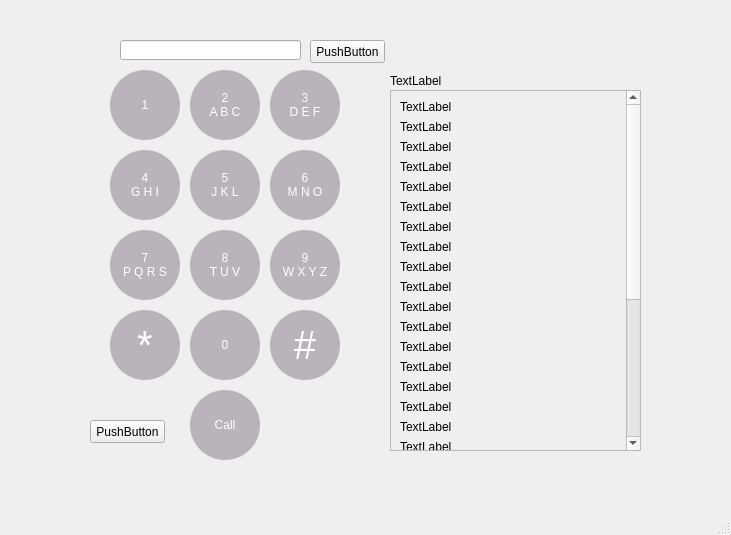
<?xml version="1.0" encoding="UTF-8"?>
<ui version="4.0">
 <class>MainWindow</class>
 <widget class="QMainWindow" name="MainWindow">
  <property name="geometry">
   <rect>
    <x>0</x>
    <y>0</y>
    <width>731</width>
    <height>535</height>
   </rect>
  </property>
  <property name="windowTitle">
   <string>MainWindow</string>
  </property>
  <widget class="QWidget" name="centralwidget">
   <widget class="QPushButton" name="button2">
    <property name="geometry">
     <rect>
      <x>190</x>
      <y>70</y>
      <width>70</width>
      <height>70</height>
     </rect>
    </property>
    <property name="styleSheet">
     <string notr="true">QPushButton

{
	background-color: rgb(187, 179, 188);
	border-radius: 35%;
	color:rgb(255, 255, 255);
}</string>
    </property>
    <property name="text">
     <string>2
A B C</string>
    </property>
   </widget>
   <widget class="QPushButton" name="button9">
    <property name="geometry">
     <rect>
      <x>270</x>
      <y>230</y>
      <width>70</width>
      <height>70</height>
     </rect>
    </property>
    <property name="styleSheet">
     <string notr="true">QPushButton

{
	background-color: rgb(187, 179, 188);
	border-radius: 35%;
	color:rgb(255, 255, 255);
}</string>
    </property>
    <property name="text">
     <string>9
W X Y Z</string>
    </property>
   </widget>
   <widget class="QPushButton" name="button8">
    <property name="geometry">
     <rect>
      <x>190</x>
      <y>230</y>
      <width>70</width>
      <height>70</height>
     </rect>
    </property>
    <property name="styleSheet">
     <string notr="true">QPushButton

{
	background-color: rgb(187, 179, 188);
	border-radius: 35%;
	color:rgb(255, 255, 255);
}</string>
    </property>
    <property name="text">
     <string>8
T U V</string>
    </property>
   </widget>
   <widget class="QPushButton" name="button7">
    <property name="geometry">
     <rect>
      <x>110</x>
      <y>230</y>
      <width>70</width>
      <height>70</height>
     </rect>
    </property>
    <property name="styleSheet">
     <string notr="true">QPushButton

{
	background-color: rgb(187, 179, 188);
	border-radius: 35%;
	color:rgb(255, 255, 255);
}</string>
    </property>
    <property name="text">
     <string>7
P Q R S</string>
    </property>
   </widget>
   <widget class="QPushButton" name="button6">
    <property name="geometry">
     <rect>
      <x>270</x>
      <y>150</y>
      <width>70</width>
      <height>70</height>
     </rect>
    </property>
    <property name="styleSheet">
     <string notr="true">QPushButton

{
	background-color: rgb(187, 179, 188);
	border-radius: 35%;
	color:rgb(255, 255, 255);
}</string>
    </property>
    <property name="text">
     <string>6
M N O</string>
    </property>
   </widget>
   <widget class="QPushButton" name="button5">
    <property name="geometry">
     <rect>
      <x>190</x>
      <y>150</y>
      <width>70</width>
      <height>70</height>
     </rect>
    </property>
    <property name="styleSheet">
     <string notr="true">QPushButton

{
	background-color: rgb(187, 179, 188);
	border-radius: 35%;
	color:rgb(255, 255, 255);
}</string>
    </property>
    <property name="text">
     <string>5
J K L</string>
    </property>
   </widget>
   <widget class="QPushButton" name="button4">
    <property name="geometry">
     <rect>
      <x>110</x>
      <y>150</y>
      <width>70</width>
      <height>70</height>
     </rect>
    </property>
    <property name="styleSheet">
     <string notr="true">QPushButton

{
	background-color: rgb(187, 179, 188);
	border-radius: 35%;
	color:rgb(255, 255, 255);
}</string>
    </property>
    <property name="text">
     <string>4
G H I</string>
    </property>
   </widget>
   <widget class="QPushButton" name="button3">
    <property name="geometry">
     <rect>
      <x>270</x>
      <y>70</y>
      <width>70</width>
      <height>70</height>
     </rect>
    </property>
    <property name="styleSheet">
     <string notr="true">QPushButton

{
	background-color: rgb(187, 179, 188);
	border-radius: 35%;
	color:rgb(255, 255, 255);
}</string>
    </property>
    <property name="text">
     <string>3
D E F</string>
    </property>
   </widget>
   <widget class="QPushButton" name="button1">
    <property name="geometry">
     <rect>
      <x>110</x>
      <y>70</y>
      <width>70</width>
      <height>70</height>
     </rect>
    </property>
    <property name="styleSheet">
     <string notr="true">QPushButton

{
	background-color: rgb(187, 179, 188);
	border-radius: 35%;
	color:rgb(255, 255, 255);
}</string>
    </property>
    <property name="text">
     <string>1</string>
    </property>
   </widget>
   <widget class="QPushButton" name="callbutton">
    <property name="geometry">
     <rect>
      <x>190</x>
      <y>390</y>
      <width>70</width>
      <height>70</height>
     </rect>
    </property>
    <property name="styleSheet">
     <string notr="true">QPushButton

{
	background-color: rgb(187, 179, 188);
	border-radius: 35%;
	color:rgb(255, 255, 255);
}</string>
    </property>
    <property name="text">
     <string>Call</string>
    </property>
   </widget>
   <widget class="QScrollArea" name="scrollArea">
    <property name="geometry">
     <rect>
      <x>390</x>
      <y>90</y>
      <width>251</width>
      <height>361</height>
     </rect>
    </property>
    <property name="widgetResizable">
     <bool>true</bool>
    </property>
    <widget class="QWidget" name="scrollAreaWidgetContents">
     <property name="geometry">
      <rect>
       <x>0</x>
       <y>-255</y>
       <width>232</width>
       <height>614</height>
      </rect>
     </property>
     <layout class="QGridLayout" name="gridLayout">
      <item row="7" column="0">
       <layout class="QVBoxLayout" name="verticalLayout">
        <item>
         <widget class="QLabel" name="label_3">
          <property name="text">
           <string>TextLabel</string>
          </property>
         </widget>
        </item>
        <item>
         <widget class="QLabel" name="label_4">
          <property name="text">
           <string>TextLabel</string>
          </property>
         </widget>
        </item>
        <item>
         <widget class="QLabel" name="label_13">
          <property name="text">
           <string>TextLabel</string>
          </property>
         </widget>
        </item>
        <item>
         <widget class="QLabel" name="label_9">
          <property name="text">
           <string>TextLabel</string>
          </property>
         </widget>
        </item>
        <item>
         <widget class="QLabel" name="label_11">
          <property name="text">
           <string>TextLabel</string>
          </property>
         </widget>
        </item>
        <item>
         <widget class="QLabel" name="label_10">
          <property name="text">
           <string>TextLabel</string>
          </property>
         </widget>
        </item>
        <item>
         <widget class="QLabel" name="label_20">
          <property name="text">
           <string>TextLabel</string>
          </property>
         </widget>
        </item>
        <item>
         <widget class="QLabel" name="label_17">
          <property name="text">
           <string>TextLabel</string>
          </property>
         </widget>
        </item>
        <item>
         <widget class="QLabel" name="label_23">
          <property name="text">
           <string>TextLabel</string>
          </property>
         </widget>
        </item>
        <item>
         <widget class="QLabel" name="label_30">
          <property name="text">
           <string>TextLabel</string>
          </property>
         </widget>
        </item>
        <item>
         <widget class="QLabel" name="label_29">
          <property name="text">
           <string>TextLabel</string>
          </property>
         </widget>
        </item>
        <item>
         <widget class="QLabel" name="label_31">
          <property name="text">
           <string>TextLabel</string>
          </property>
         </widget>
        </item>
        <item>
         <widget class="QLabel" name="label_24">
          <property name="text">
           <string>TextLabel</string>
          </property>
         </widget>
        </item>
        <item>
         <widget class="QLabel" name="label_25">
          <property name="text">
           <string>TextLabel</string>
          </property>
         </widget>
        </item>
        <item>
         <widget class="QLabel" name="label_26">
          <property name="text">
           <string>TextLabel</string>
          </property>
         </widget>
        </item>
        <item>
         <widget class="QLabel" name="label_27">
          <property name="text">
           <string>TextLabel</string>
          </property>
         </widget>
        </item>
        <item>
         <widget class="QLabel" name="label_28">
          <property name="text">
           <string>TextLabel</string>
          </property>
         </widget>
        </item>
        <item>
         <widget class="QLabel" name="label_18">
          <property name="text">
           <string>TextLabel</string>
          </property>
         </widget>
        </item>
        <item>
         <widget class="QLabel" name="label_14">
          <property name="text">
           <string>TextLabel</string>
          </property>
         </widget>
        </item>
        <item>
         <widget class="QLabel" name="label_21">
          <property name="text">
           <string>TextLabel</string>
          </property>
         </widget>
        </item>
        <item>
         <widget class="QLabel" name="label_15">
          <property name="text">
           <string>TextLabel</string>
          </property>
         </widget>
        </item>
        <item>
         <widget class="QLabel" name="label_16">
          <property name="text">
           <string>TextLabel</string>
          </property>
         </widget>
        </item>
        <item>
         <widget class="QLabel" name="label_19">
          <property name="text">
           <string>TextLabel</string>
          </property>
         </widget>
        </item>
        <item>
         <widget class="QLabel" name="label_22">
          <property name="text">
           <string>TextLabel</string>
          </property>
         </widget>
        </item>
        <item>
         <widget class="QLabel" name="label_12">
          <property name="text">
           <string>TextLabel</string>
          </property>
         </widget>
        </item>
        <item>
         <widget class="QLabel" name="label_8">
          <property name="text">
           <string>TextLabel</string>
          </property>
         </widget>
        </item>
        <item>
         <widget class="QLabel" name="label_7">
          <property name="text">
           <string>TextLabel</string>
          </property>
         </widget>
        </item>
        <item>
         <widget class="QLabel" name="label_6">
          <property name="text">
           <string>TextLabel</string>
          </property>
         </widget>
        </item>
        <item>
         <widget class="QLabel" name="label_5">
          <property name="text">
           <string>TextLabel</string>
          </property>
         </widget>
        </item>
        <item>
         <widget class="QLabel" name="label_2">
          <property name="text">
           <string>TextLabel</string>
          </property>
         </widget>
        </item>
       </layout>
      </item>
     </layout>
    </widget>
   </widget>
   <widget class="QPushButton" name="poundbutton">
    <property name="geometry">
     <rect>
      <x>270</x>
      <y>310</y>
      <width>70</width>
      <height>70</height>
     </rect>
    </property>
    <property name="font">
     <font>
      <pointsize>30</pointsize>
     </font>
    </property>
    <property name="styleSheet">
     <string notr="true">QPushButton

{
	background-color: rgb(187, 179, 188);
	border-radius: 35%;
	color:rgb(255, 255, 255);
}</string>
    </property>
    <property name="text">
     <string>#</string>
    </property>
   </widget>
   <widget class="QPushButton" name="button0">
    <property name="geometry">
     <rect>
      <x>190</x>
      <y>310</y>
      <width>70</width>
      <height>70</height>
     </rect>
    </property>
    <property name="styleSheet">
     <string notr="true">QPushButton

{
	background-color: rgb(187, 179, 188);
	border-radius: 35%;
	color:rgb(255, 255, 255);
}</string>
    </property>
    <property name="text">
     <string>0</string>
    </property>
   </widget>
   <widget class="QPushButton" name="starbutton">
    <property name="geometry">
     <rect>
      <x>110</x>
      <y>310</y>
      <width>70</width>
      <height>70</height>
     </rect>
    </property>
    <property name="font">
     <font>
      <pointsize>30</pointsize>
     </font>
    </property>
    <property name="styleSheet">
     <string notr="true">QPushButton

{
	background-color: rgb(187, 179, 188);
	border-radius: 35%;
	color:rgb(255, 255, 255);
}</string>
    </property>
    <property name="text">
     <string>*</string>
    </property>
   </widget>
   <widget class="QLabel" name="label">
    <property name="geometry">
     <rect>
      <x>390</x>
      <y>70</y>
      <width>250</width>
      <height>21</height>
     </rect>
    </property>
    <property name="text">
     <string>TextLabel</string>
    </property>
   </widget>
   <widget class="QLineEdit" name="display">
    <property name="geometry">
     <rect>
      <x>120</x>
      <y>40</y>
      <width>181</width>
      <height>20</height>
     </rect>
    </property>
   </widget>
   <widget class="QPushButton" name="Backspace">
    <property name="geometry">
     <rect>
      <x>310</x>
      <y>40</y>
      <width>75</width>
      <height>23</height>
     </rect>
    </property>
    <property name="text">
     <string>PushButton</string>
    </property>
   </widget>
   <widget class="QPushButton" name="OpenAddressBook">
    <property name="geometry">
     <rect>
      <x>90</x>
      <y>420</y>
      <width>75</width>
      <height>23</height>
     </rect>
    </property>
    <property name="text">
     <string>PushButton</string>
    </property>
   </widget>
  </widget>
  <widget class="QMenuBar" name="menubar">
   <property name="geometry">
    <rect>
     <x>0</x>
     <y>0</y>
     <width>731</width>
     <height>22</height>
    </rect>
   </property>
  </widget>
  <widget class="QStatusBar" name="statusbar"/>
 </widget>
 <resources/>
 <connections/>
</ui>
